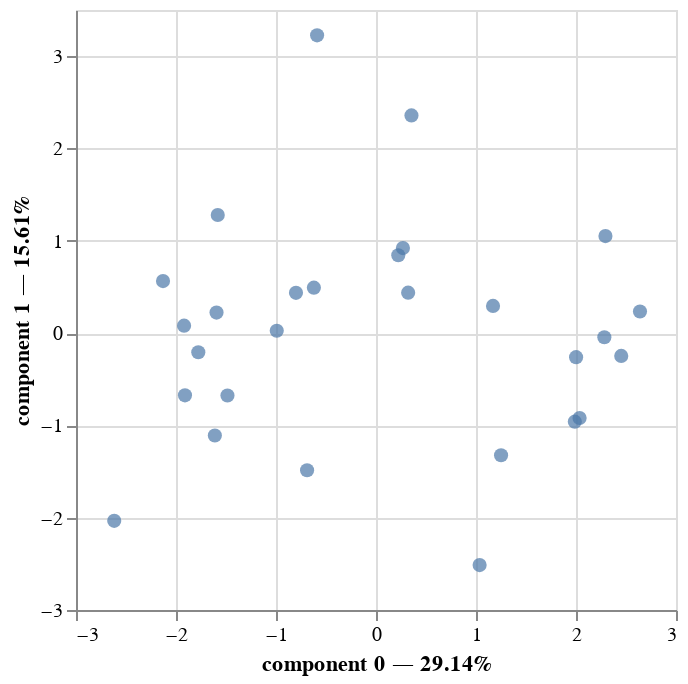

Notebook code for this chart:
### Code cell
mfa.plot(
    df_mfa,
    x_component=0,
    y_component=1
)

### Figure 1 — Vega-Lite specification as saved in the notebook (floating-point values rounded to 4 significant figures)
{"config": {"view": {"continuousWidth": 300, "continuousHeight": 300}}, "layer": [{"mark": {"type": "point", "filled": true, "size": 50}, "encoding": {"tooltip": [{"field": "index", "type": "quantitative"}, {"field": "group", "type": "nominal"}, {"field": "component 0", "type": "quantitative"}, {"field": "component 1", "type": "quantitative"}], "x": {"axis": {"title": "component 0 — 29.14%"}, "field": "component 0", "scale": {"zero": false}, "type": "quantitative"}, "y": {"axis": {"title": "component 1 — 15.61%"}, "field": "component 1", "scale": {"zero": false}, "type": "quantitative"}}, "name": "view_1"}], "data": {"name": "data-5f21e972f86b13d1a06c2de080eec887"}, "params": [{"name": "param_1", "select": {"type": "interval", "encodings": ["x", "y"]}, "bind": "scales", "views": ["view_1"]}], "$schema": "https://vega.github.io/schema/vega-lite/v5.20.1.json", "datasets": {"data-5f21e972f86b13d1a06c2de080eec887": [{"index": 0, "component 0": -0.8002, "component 1": 0.4358, "component 2": -1.408, "component 3": -0.09425, "component 4": -0.9123, "group": "Global"}, {"index": 1, "component 0": -1.485, "component 1": -0.6766, "component 2": -0.1062, "component 3": -1.451, "component 4": 0.486, "group": "Global"}, {"index": 2, "component 0": -1.611, "component 1": -1.11, "component 2": -0.2069, "component 3": -0.068, "component 4": -0.3209, "group": "Global"}, {"index": 3, "component 0": -1.582, "component 1": 1.28, "component 2": -0.6881, "component 3": -1.036, "component 4": 0.6434, "group": "Global"}, {"index": 4, "component 0": -1.777, "component 1": -0.2081, "component 2": -0.8342, "component 3": 0.09764, "component 4": 1.115, "group": "Global"}, {"index": 5, "component 0": -0.9924, "component 1": 0.02517, "component 2": -0.6035, "component 3": -1.37, "component 4": 0.2579, "group": "Global"}, {"index": 6, "component 0": -1.919, "component 1": 0.08037, "component 2": -1.297, "component 3": 0.9523, "component 4": -0.89, "group": "Global"}, {"index": 7, "component 0": -2.13, "component 1": 0.5635, "component 2": -0.8721, "component 3": -0.3619, "component 4": 0.8781, "group": "Global"}, {"index": 8, "component 0": -1.595, "component 1": 0.2217, "component 2": -1.316, "component 3": 0.4017, "component 4": -0.9459, "group": "Global"}, {"index": 9, "component 0": -2.618, "component 1": -2.034, "component 2": 0.5181, "component 3": 0.01242, "component 4": -0.3523, "group": "Global"}, {"index": 10, "component 0": -1.91, "component 1": -0.6747, "component 2": 0.05416, "component 3": -0.0373, "component 4": -0.3044, "group": "Global"}, {"index": 11, "component 0": 2.283, "component 1": -0.04508, "component 2": -0.2427, "component 3": -1.367, "component 4": -0.118, "group": "Global"}, {"index": 12, "component 0": 1.251, "component 1": -1.324, "component 2": 0.6825, "component 3": 0.4941, "component 4": -0.1625, "group": "Global"}, {"index": 13, "component 0": 2.001, "component 1": -0.2611, "component 2": -1.028, "component 3": 1.85, "component 4": 1.672, "group": "Global"}, {"index": 14, "component 0": 2.64, "component 1": 0.2336, "component 2": -1.066, "component 3": 0.02885, "component 4": -1.187, "group": "Global"}, {"index": 15, "component 0": 2.294, "component 1": 1.051, "component 2": -0.4547, "component 3": -1.148, "component 4": -0.03035, "group": "Global"}, {"index": 16, "component 0": 2.452, "component 1": -0.2475, "component 2": -1.081, "component 3": 0.5609, "component 4": -1.129, "group": "Global"}, {"index": 17, "component 0": 1.988, "component 1": -0.9596, "component 2": -0.6071, "component 3": 0.1852, "component 4": 1.005, "group": "Global"}, {"index": 18, "component 0": 2.036, "component 1": -0.9205, "component 2": 0.4967, "component 3": -1.212, "component 4": 0.316, "group": "Global"}, {"index": 20, "component 0": 1.036, "component 1": -2.514, "component 2": 1.031, "component 3": 0.2457, "component 4": -0.4402, "group": "Global"}, {"index": 22, "component 0": -0.6211, "component 1": 0.4917, "component 2": 2.409, "component 3": 0.9084, "component 4": -0.4797, "group": "Global"}, {"index": 23, "component 0": 0.3215, "component 1": 0.4377, "component 2": 0.8156, "component 3": -0.7852, "component 4": 0.4546, "group": "Global"}, {"index": 24, "component 0": 0.2228, "component 1": 0.8432, "component 2": 0.104, "component 3": 1.092, "component 4": -0.7912, "group": "Global"}, {"index": 25, "component 0": -0.589, "component 1": 3.226, "component 2": 1.953, "component 3": -0.05744, "component 4": 0.3463, "group": "Global"}, {"index": 27, "component 0": 0.3546, "component 1": 2.358, "component 2": 0.7333, "component 3": 0.3975, "component 4": -1.345, "group": "Global"}, {"index": 28, "component 0": -0.6892, "component 1": -1.486, "component 2": 2.158, "component 3": 0.6903, "component 4": -0.04936, "group": "Global"}, {"index": 29, "component 0": 1.17, "component 1": 0.294, "component 2": 1.085, "component 3": -1.211, "component 4": 0.6169, "group": "Global"}, {"index": 30, "component 0": 0.2692, "component 1": 0.9211, "component 2": -0.2291, "component 3": 2.282, "component 4": 1.667, "group": "Global"}]}}
